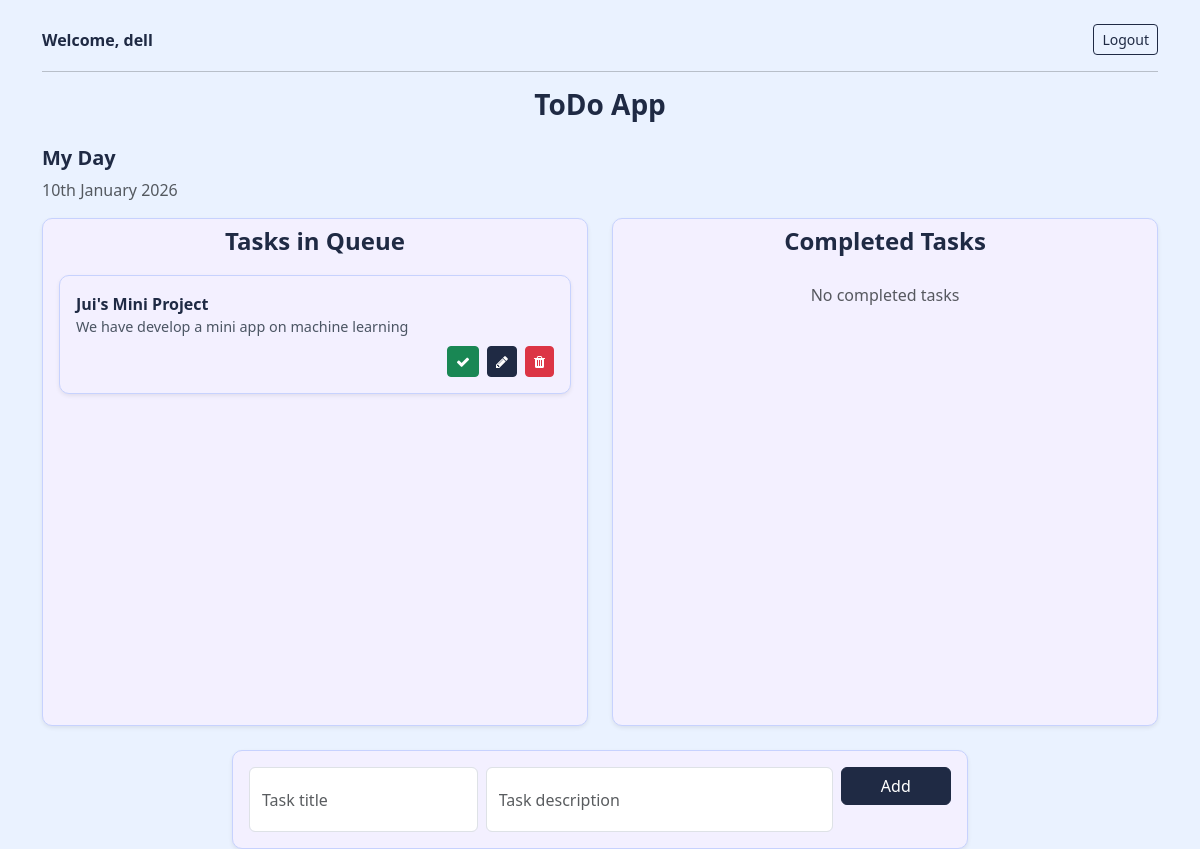
The app's page / (signed in), older data.
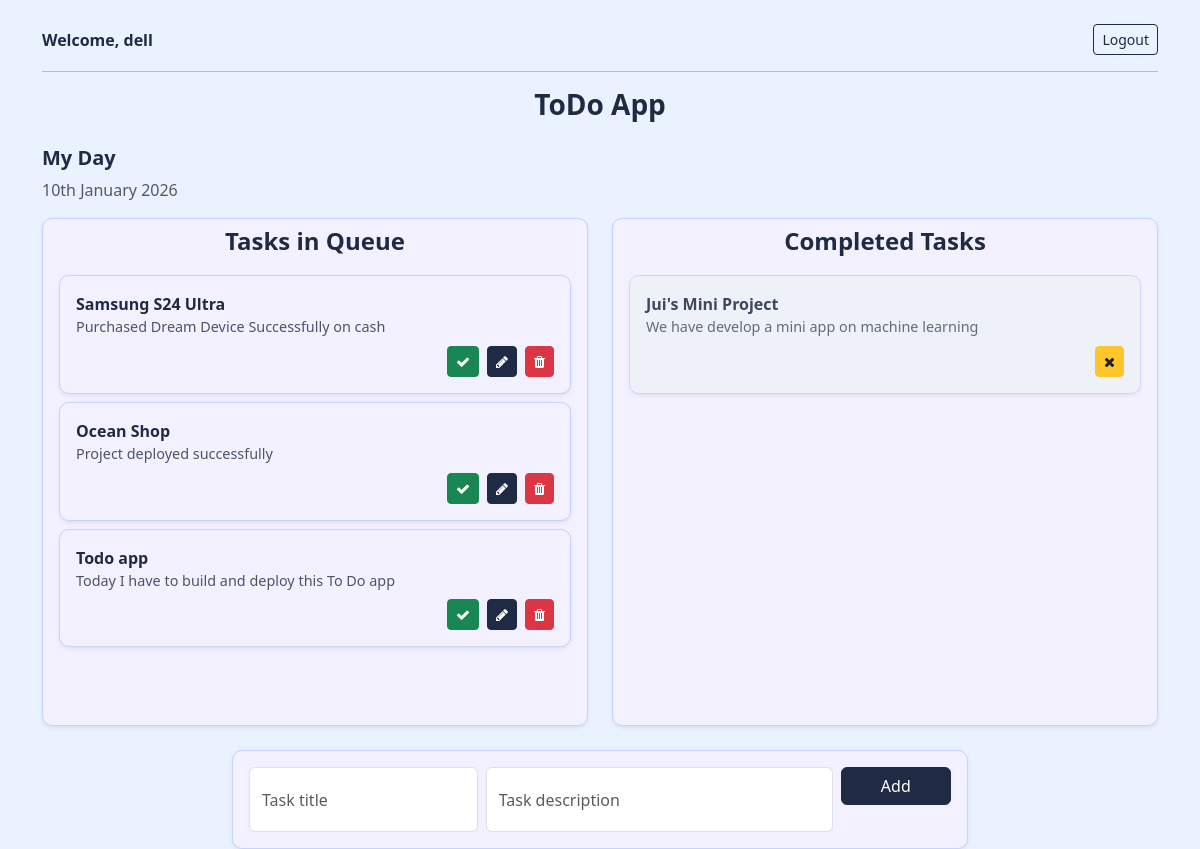
The same page, newer data.
### testapp/models.py (models this page shows, shortened)
class Task(models.Model):
    user = models.ForeignKey(User,on_delete=models.CASCADE,related_name='tasks')
    task_name = models.CharField(max_length=50)
    task_desc = models.TextField()
    is_completed = models.BooleanField(default=False)
    created_at = models.DateTimeField(auto_now_add=True)
    updated_at = models.DateTimeField(auto_now=True)

### testapp/views.py (the view)
# urls.py: 2. Add a URL to urlpatterns:  path('', Home.as_view(), name='home')
@login_required
def Home(request):
    tasks = Task.objects.filter(
        user=request.user,
        is_completed=False).order_by('-updated_at') # order by will show data in ascending order and if passed as negative it will show in descending order
    completed_tasks = Task.objects.filter(user=request.user,is_completed=True)
    context={
        'tasks':tasks,
        'completed_tasks':completed_tasks,
    }
    return render (request,'home.html',context)

### templates/home.html (shortened to what the changed rows need)
<!DOCTYPE html>
<html lang="en">
<head>
    <link href="https://cdn.jsdelivr.net/npm/bootstrap@5.3.0-alpha1/dist/css/bootstrap.min.css" rel="stylesheet"
>
    <link rel="stylesheet" href="https://cdnjs.cloudflare.com/ajax/libs/font-awesome/4.7.0/css/font-awesome.min.css">
</head>
<body>
    <div class="container">
        <div class="row mt-3">
            <div class="col-12 col-md-6">
                <div class="card task-card shadow-sm p-2">
                    <div class="task-scroll">
                        {% for task in tasks %}
                        <div class="card task-card shadow-sm m-2">
                            <div class="card-body">
                                <div class="task-title">{{ task.task_name }}</div>
                                <div class="task-desc mb-2">{{ task.task_desc }}</div>
                                <div class="d-flex flex-wrap justify-content-end gap-2 mt-2">
                                    <a href="{% url 'done_task' task.pk %}" class="btn btn-success btn-sm">
                                        <i class="fa fa-check"></i>
                                    </a>
                                    <a href="{% url 'edit_task' task.id %}" class="btn btn-primary btn-sm">
                                        <i class="fa fa-pencil"></i>
                                    </a>
                                    <a href="{% url 'delete_task' task.id %}" class="btn btn-danger btn-sm">
                                        <i class="fa fa-trash"></i>
                                    </a>
                                </div>
                            </div>
                        </div>
                        {% empty %}
                        <p class="text-muted text-center mt-3">No pending tasks</p>
                        {% endfor %}
                    </div>
                </div>
            </div>
            <div class="col-12 col-md-6">
                <div class="card task-card shadow-sm p-2">
                    <div class="task-scroll">
                        {% for task in completed_tasks %}
                        <div class="card task-card completed shadow-sm m-2">
                            <div class="card-body">
                                <div class="task-title">{{ task.task_name }}</div>
                                <div class="task-desc mb-2">{{ task.task_desc }}</div>
                                <div class="d-flex flex-wrap justify-content-end gap-2 mt-2">
                                    <a href="{% url 'undone_task' task.pk %}" class="btn btn-warning btn-sm">
                                        <i class="fa fa-times"></i>
                                    </a>
                                </div>
                            </div>
                        </div>
                        {% empty %}
                        <p class="text-muted text-center mt-3">No completed tasks</p>
                        {% endfor %}
                    </div>
                </div>
            </div>
        </div>
    </div>
</body>
</html>

Row changes from the older to the newer data that the page shows:
added Task: task_name "Samsung S24 Ultra", task_desc "Purchased Dream Device Successfully on cash", shown under "Tasks in Queue"
added Task: task_name "Ocean Shop", task_desc "Project deployed successfully", shown under "Tasks in Queue"
added Task: task_name "Todo app", task_desc "Today I have to build and deploy this To Do app", shown under "Tasks in Queue"
changed Task "Jui's Mini Project": moves from the list under "Tasks in Queue" to the list under "Completed Tasks"
Text that changed along with them:
text no longer shown: "No completed tasks"
